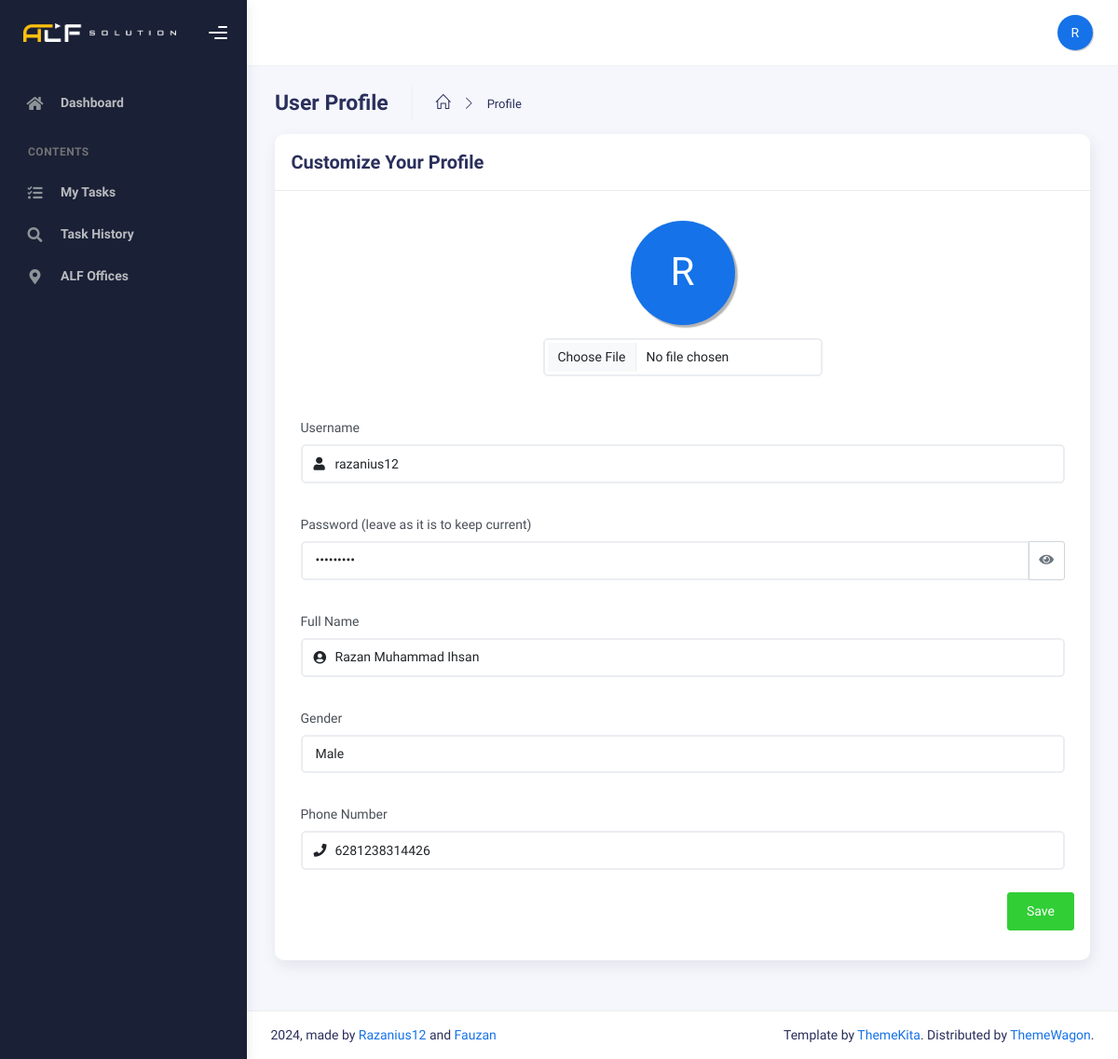
Page /index.php?page=profile (signed in) on the earlier database version.
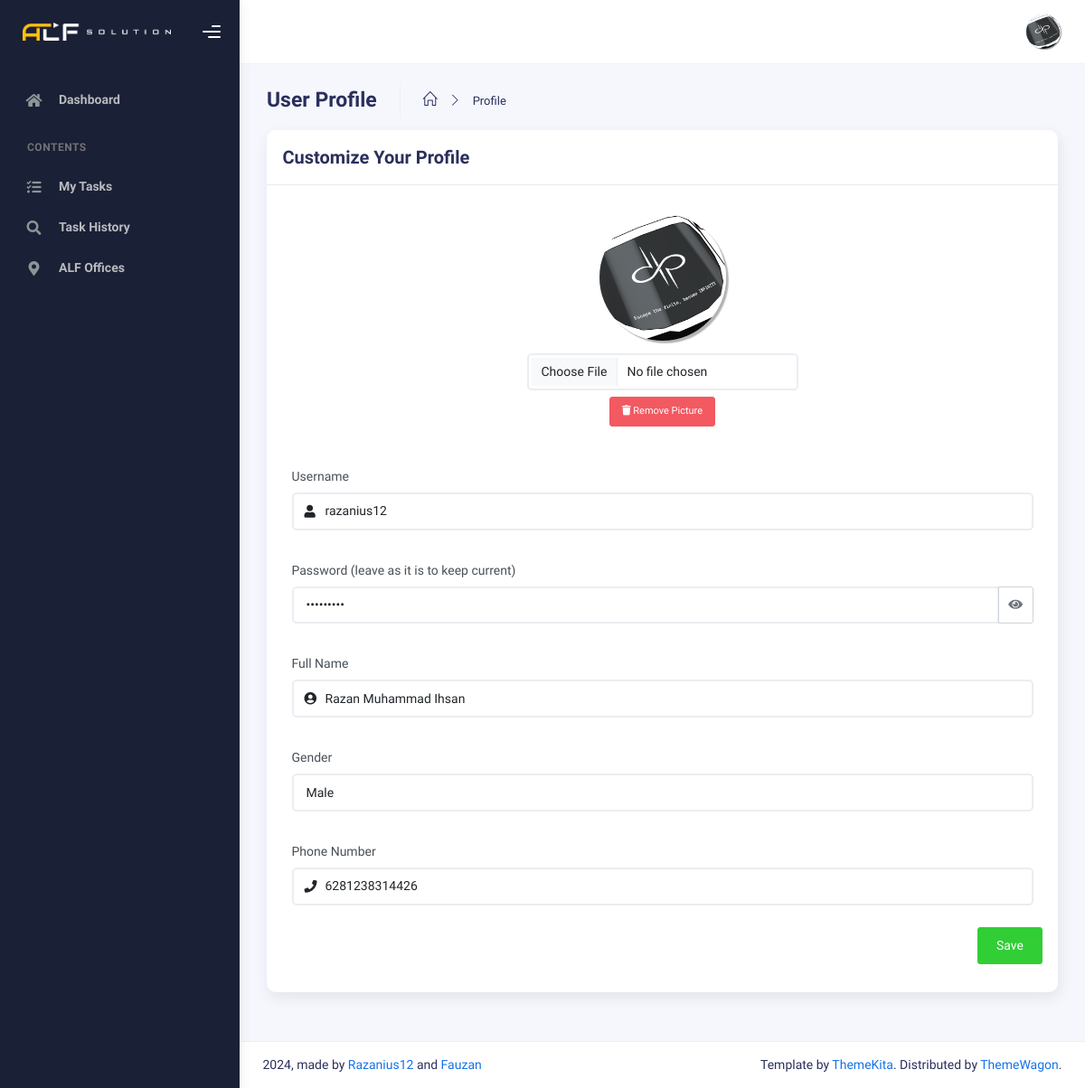
Same page on the later database version.
### tables this page shows
CREATE TABLE `workers` (
  `id_worker` int(11) NOT NULL,
  `username` varchar(255) NOT NULL,
  `password` varchar(255) NOT NULL,
  `name_worker` varchar(255) NOT NULL,
  `id_position` int(11) NOT NULL,
  `gender_worker` enum('MALE','FEMALE','OTHER') NOT NULL,
  `phone_number` varchar(16) NOT NULL,
  `availability_status` enum('AVAILABLE','TASKED') NOT NULL DEFAULT 'AVAILABLE',
  `assigned_order_id` int(11) DEFAULT NULL,
  `created_at` timestamp NOT NULL DEFAULT current_timestamp(),
  `updated_at` timestamp NOT NULL DEFAULT current_timestamp() ON UPDATE current_timestamp(),
  `profile_pic` varchar(255) NOT NULL
);

### main/pages/profile.php (the view, shortened to what the changed rows need)
<?php
require 'config/database.php';
$userId = $_SESSION['user_id'];
$userLevel = $_SESSION['level'];
$userData = [];
if ($userLevel === 'admin') {
 $query = "SELECT * FROM admins WHERE id_admin = ?";
} else if ($userLevel === 'worker') {
 $query = "SELECT * FROM workers WHERE id_worker = ?";
} else {
 echo "Invalid user level.";
 exit();
}
$stmt = $conn->prepare($query);
$stmt->bind_param('i', $userId);
$stmt->execute();
$result = $stmt->get_result();
if ($result->num_rows > 0) {
 $userData = $result->fetch_assoc();
} else {
 echo "User not found.";
 exit();
}
?>
<div class="container">
 <div class="page-inner">
  <div class="page-header mb-0">
   <h3 class="fw-bold mb-3">User Profile</h3>
   <ul class="breadcrumbs mb-3">
    <li class="nav-home">
     <a href="index.php">
      <i class="icon-home"></i>
     </a>
    </li>
    <li class="separator">
     <i class="icon-arrow-right"></i>
    </li>
    <li class="nav-item">
     <a href="index.php?page=profile">Profile</a>
    </li>
   </ul>
  </div>
  <div class="row">
   <div class="col-md-12">
    <div class="card">
     <div class="card-header">
      <div class="d-flex align-items-center">
       <h4 class="card-title">Customize Your Profile</h4>
      </div>
     </div>
     <form id="editProfile" method="POST" action="" enctype="multipart/form-data">
      <div class="card-body">
       <div class="row mt-3">
        <div class="col-md-12 text-center mb-4">
         <?php if (!empty($userData['profile_pic'])): ?>
          <img src="<?= htmlspecialchars($userData['profile_pic']) ?>" class="rounded-circle pro-pic"
           style="width: 10rem; height: 10rem; object-fit: cover;" alt="Profile Picture">
         <?php else: ?>
          <div class="avatar-xxl mx-auto">
           <div class="avatar-title rounded-circle bg-primary text-white display-4 pro-pic">
            <?= strtoupper(substr($userData['name_worker'] ?? $userData['name_admin'] ?? 'U', 0, 1)) ?>
           </div>
          </div>
         <?php endif; ?>
         <div class="mt-3">
          <input type="file" name="profile_pic" id="profile_pic_input" class="form-control"
           accept="image/jpeg,image/png,image/webp" style="max-width: 300px; margin: 0 auto;">
          <?php if (!empty($userData['profile_pic'])): ?>
           <button type="button" id="delete_profile_pic" class="btn btn-danger btn-sm mt-2">
            <i class="fa fa-trash"></i> Remove Picture
           </button>
          <?php endif; ?>
         </div>
        </div>
       </div>
       <div class="row mt-3">
        <div class="col">
         <div class="form-group">
          <label>Username</label>
          <div class="input-icon">
           <span class="input-icon-addon">
            <i class="fa fa-user"></i>
           </span>
           <input type="text" class="form-control" name="username" id="edit_username"
            value="<?= htmlspecialchars($userData['username']) ?>" required>
          </div>
         </div>
        </div>
       </div>
       <div class="row mt-3">
        <div class="col">
         <div class="form-group">
          <label>Password (leave as it is to keep current)</label>
          <div class="input-group">
           <input type="password" class="form-control" name="password" id="edit_password"
            value="<?= htmlspecialchars($userData['password']) ?>">
           <button class="btn btn-outline-secondary toggle-password" type="button">
            <i class="fa fa-eye"></i>
           </button>
          </div>
         </div>
        </div>
       </div>
       <div class="row mt-3">
        <div class="col">
         <div class="form-group">
          <label>Full Name</label>
          <div class="input-icon">
           <span class="input-icon-addon">
            <i class="fa fa-user-circle"></i>
           </span>
           <input type="text" class="form-control" name="name_worker" id="edit_name_worker"
            value="<?= htmlspecialchars($userData['name_worker'] ?? $userData['name_admin']) ?>" required>
          </div>
         </div>
        </div>
       </div>
       <?php if ($userLevel === 'worker'): ?>
        <div class="row mt-3">
         <div class="col">
          <div class="form-group">
           <label>Gender</label>
           <select class="form-control" name="gender_worker" id="edit_gender" required>
            <option value="MALE" <?= ($userData['gender_worker'] ?? '') === 'MALE' ? 'selected' : '' ?>>Male</option>
           </select>
          </div>
         </div>
        </div>
       <?php endif; ?>
       <div class="row mt-3">
        <div class="col">
         <div class="form-group">
          <label>Phone Number</label>
          <div class="input-icon">
           <span class="input-icon-addon">
            <i class="fa fa-phone"></i>
           </span>
           <input type="tel" class="form-control" name="phone_number" id="edit_phone_number"
            value="<?= htmlspecialchars($userData['phone_number']) ?>" required>
          </div>
         </div>
        </div>
       </div>
       <div class="text-end mt-3 mb-3">
        <button class="btn btn-success" type="submit">Save</button>
       </div>
      </div>
     </form>
    </div>
   </div>
  </div>
 </div>
</div>
<link rel="stylesheet" href="main/css/toggle.css" />

### main/bars/navbar.php (shortened to what the changed rows need)
<div class="main-header">
 <nav class="navbar navbar-header navbar-header-transparent navbar-expand-lg border-bottom">
  <div class="container-fluid">
   <ul class="navbar-nav topbar-nav ms-md-auto align-items-center">
    <li class="nav-item topbar-user dropdown hidden-caret">
     <a class="dropdown-toggle profile-pic" data-bs-toggle="dropdown" href="#" aria-expanded="false">
      <div class="avatar-sm">
       <?php if (!empty($currentUser['profile_pic'])): ?>
        <div
         class="avatar-img-container rounded-circle bg-primary text-white d-flex align-items-center justify-content-center">
         <img src="<?= htmlspecialchars($currentUser['profile_pic']) ?>" class="avatar-img rounded-circle"
          alt="Profile Picture">
        </div>
       <?php else: ?>
        <div class="avatar-img rounded-circle bg-primary text-white d-flex align-items-center justify-content-center">
         <?= strtoupper(substr($currentUser['name'] ?? 'U', 0, 1)) ?>
        </div>
       <?php endif; ?>
      </div>
     </a>
    </li>
   </ul>
  </div>
 </nav>
</div>

Differences in the rows shown:
changed workers "razanius12": profile_pic: picture added; name_worker "R" → (not shown)
Other differences:
substr($currentUser['name'] ?? 'U', 0, 1): "R" → (not shown)
text now shown: "Remove Picture"
